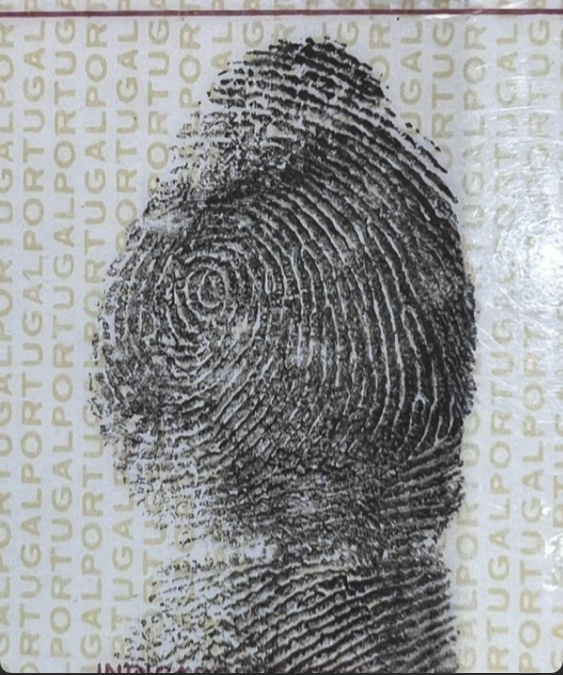
%> input picture FingerprintImages_Dataset/fingerprint3.jpg, 1125 x 1349 px (shown at 1/2 size)
$ octave main.m   (GNU Octave 9; MATLAB toolbox functions it lacks are replaced by stand-ins)
%> lines starting %> are read from the running program, lines starting %| are printed output that depends on the picture; in (x1, y1, x2, y2) boxes, pixels count from 0 and x2, y2 are one past the last pixel; in counts of white or black regions, pixels touching at a corner belong together; the program's own positions count from 1
### src/distmatrix.m
function y = distmatrix(M,N)

u = 0:(M - 1);
v = 0:(N - 1);

ind_u = find(u > M/2);
u(ind_u) = u(ind_u) - M;
ind_v = find(v > N/2);
v(ind_v) = v(ind_v) - N;

[V, U] = meshgrid(v, u);

% Compute distance matrix
y = sqrt((U .^ 2) + (V .^ 2));

### src/client_connection.m
function C = client_connection(ip,port)

    connectionSuccessful = 0;
    % Connection error handling in case of multiple clients insisting on
    % the same server (necessary due to MATLAB's inability to handle
    % parallel threads
    %
    % Keep trying until success
    while connectionSuccessful == 0
        try
            C = tcpclient(ip,port);
            connectionSuccessful = 1;
            % If connection to server fails, the instructions following
            % "catch ME" are executed
        catch ME
            % Check the type of error
            if strcmp(ME.identifier, 'MATLAB:networklib:tcpclient:cannotCreateObject')
                connectionSuccessful = 0;
                disp('wait: server not ready yet')
            end
        end
    end

    % Configure terminator character to Carriage Return
    configureTerminator(C,"CR");

    % Specify byte ordering as "Little-Endian"
    % Same setting should be applied to the server side
    C.ByteOrder = 'little-endian';

    % Set the timeout to 20s
    C.Timeout = 20;

    % Set the terminator character to be LineFeed
    C.configureTerminator("LF");
end

### src/main.m
clear all;
clc;

%% FINGERPRINT GATHERING
% -------------------------------------------------------------------------

fp_dataset = {'fingerprint1.jpeg', 'fingerprint2.jpeg', ...
    'fingerprint3.jpg', 'fingerprint4.png', 'fingerprint5.jpeg', ...
    'fingerprint6.jpg', 'fingerprint7.jpeg', 'fingerprint8.jpeg', ...
    'fingerprint9.jpg', 'fingerprint10.jpeg'};

imagePath = fullfile('..','FingerprintImages_Dataset',fp_dataset{3});
fp = rgb2gray(mat2gray(double(imread(imagePath))));
%> fp: size 1349x1125 double; min 0.00492, max 0.999, mean 0.545

% =========================================================================


%% IMAGE CLEANING & ENHANCEMENT
% -------------------------------------------------------------------------

figure("Name", "Original image vs Enhanced image");
subplot(1,2,1);
imshow(fp,[]);
title("Original image");

% Apply adaptive thresholding to separate foreground and background
binary_image = imbinarize(fp);
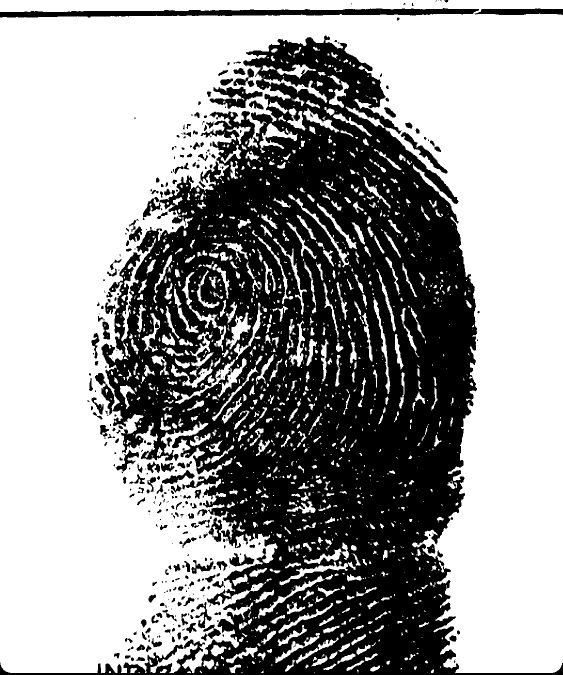
%> binary_image: size 1349x1125 logical (shown at 1/2 size); 61.2% white; 378 black regions (182 under 20 px), largest, box (x1, y1, x2, y2) and area: (0, 71, 1125, 1349) 552497, (0, 16, 958, 35) 10273, (419, 173, 525, 218) 2124

% Invert the binary image to make the background white and foreground black
inverted_image = imcomplement(binary_image);

% Remove small objects and fill holes in the inverted image
filtered_image = bwareaopen(inverted_image, 100);
filled_image = imfill(filtered_image, 'holes');
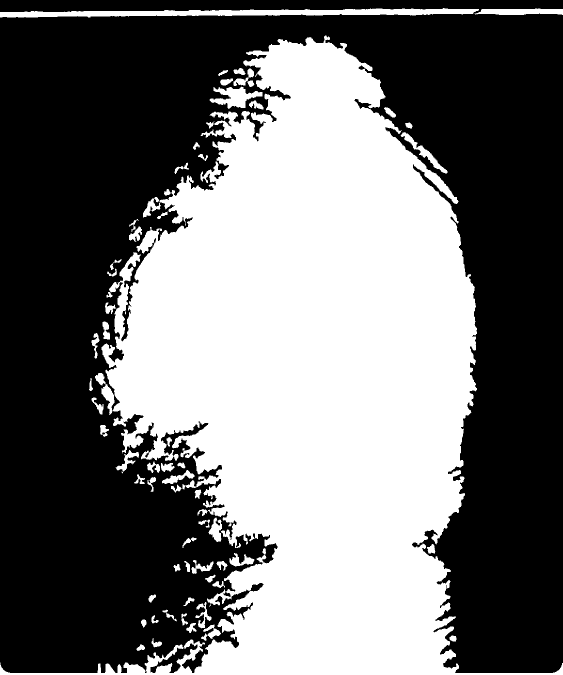
%> filled_image: size 1349x1125 logical (shown at 1/2 size); 44.5% white; 64 white regions, largest, box (x1, y1, x2, y2) and area: (0, 71, 1125, 1349) 645344, (0, 16, 958, 35) 10273, (419, 173, 525, 218) 2299

% Multiply the filled image with the grayscale image to remove background
background_removed_image = fp .* filled_image;
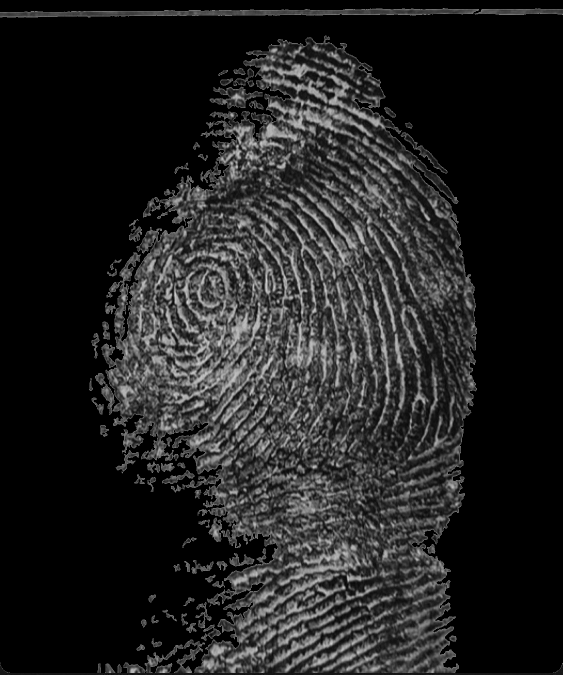
%> background_removed_image: size 1349x1125 double (shown at 1/2 size); min 0, max 0.876, mean 0.133

fp = background_removed_image;

% 1. Laplacian HPF in Fourier domain
F = fft2(fp);
[u,v] = size(F);
%> u = 1349; v = 1125
D_max = sqrt((u/2)^2 + (v/2)^2);  % max distance
%> D_max = 878.3
H_lap = (u^2 + v^2) / (D_max^2);
%> H_lap = 4
F_filt_lap = F .* H_lap;
f_enhanced_lap = ifft2(F_filt_lap);

% 2. Gaussian LPF in Fourier domain
sigma = 20;
dist = distmatrix(size(abs(F),1), size(abs(F),2));
%> in distmatrix, `u = 0:(M - 1);`: u = 1349 values from 0 to 1348
%> in distmatrix, `v = 0:(N - 1);`: v = 1125 values from 0 to 1124
%> in distmatrix, `ind_u = find(u > M/2);`: ind_u = 674 values from 676 to 1349
%> in distmatrix, `ind_v = find(v > N/2);`: ind_v = 562 values from 564 to 1125
%> in distmatrix, `y = sqrt((U .^ 2) + (V .^ 2));`:
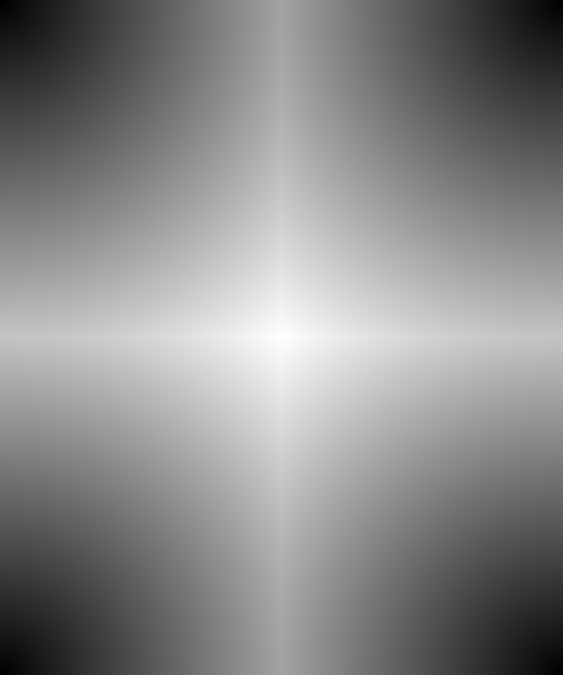
%> y: size 1349x1125 double (shown at 1/2 size); min 0, max 877.6, mean 474.5; drawn with min black and max white
H_gau = exp(-(dist.^2) / (2 * sigma^2));
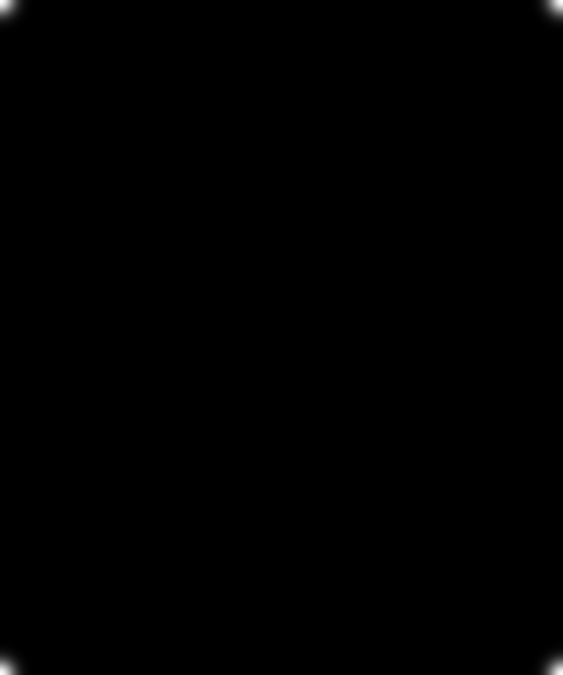
%> H_gau: size 1349x1125 double (shown at 1/2 size); min 0, max 1, mean 0.00166
F_filt_gau = F .* H_gau;
f_enhanced_gau = ifft2(F_filt_gau);
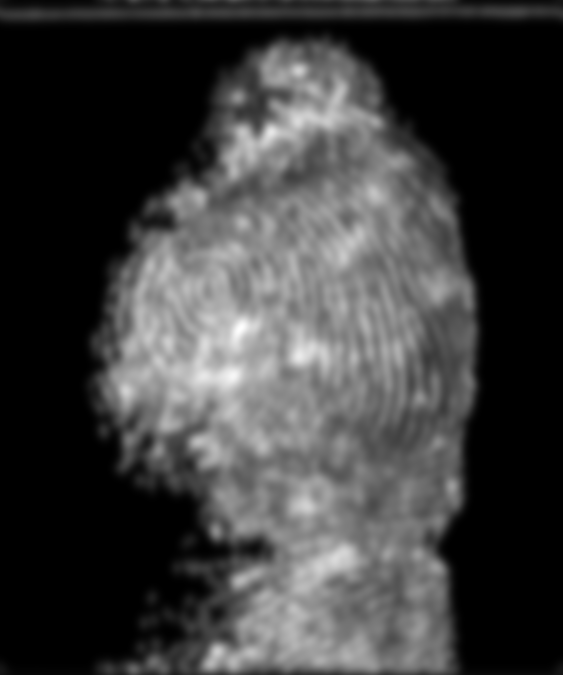
%> f_enhanced_gau: size 1349x1125 double (shown at 1/2 size); min -2.68e-16, max 0.558, mean 0.133; drawn with min black and max white

% 3. HPF and LPF combination
f_enhanced = abs(f_enhanced_lap - f_enhanced_gau);

% 4. Edge extraction (Canny) and weighted summation
edges = edge(f_enhanced, 'Canny');
%> edges: size 1349x1125 logical; 9% white in thin lines or dots
f_enhanced = f_enhanced + 0.5 * double(edges);
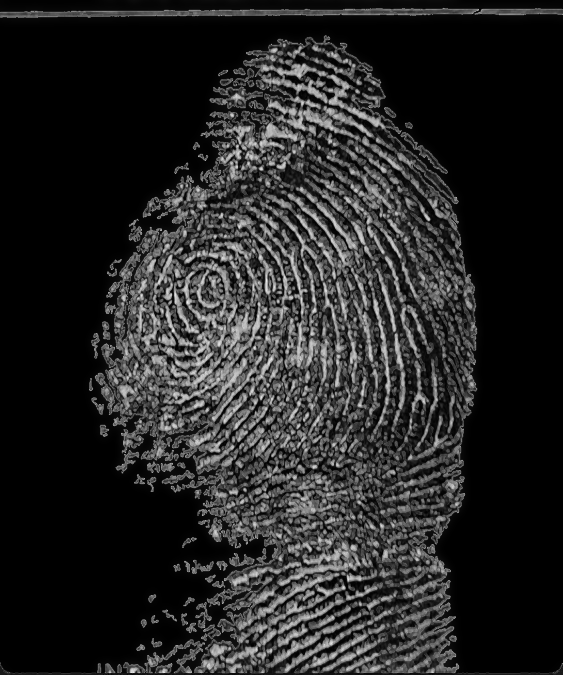
%> f_enhanced: size 1349x1125 double (shown at 1/2 size); min 0, max 3.17, mean 0.465; drawn with min black and max white

% Final result for enhanced image
subplot(1,2,2);
imshow(f_enhanced,[]);
title("Enhanced image");

% PSNR and SSIM
peaksnr = psnr(uint8(f_enhanced), uint8(fp));
%> peaksnr = 51.11
ssimval = ssim(uint8(f_enhanced), uint8(fp));
%> ssimval = 0.952
disp("PSNR = " + peaksnr);
%| PSNR = 51.1112
disp("SSIM = " + ssimval);
%| SSIM = 0.9515

% Convert final double image to 8-bit [0..255]
f_enhanced = im2uint8(mat2gray(f_enhanced));
%> f_enhanced: size 1349x1125 uint8

% =========================================================================


%% TCP/IP CONNECTION & DIFFIE-HELLMAN SYMMETRIC KEY EXCHANGE
% -------------------------------------------------------------------------

% Client connection to the server
client_socket = client_connection("localhost",12345);
%> (the run ends here)
